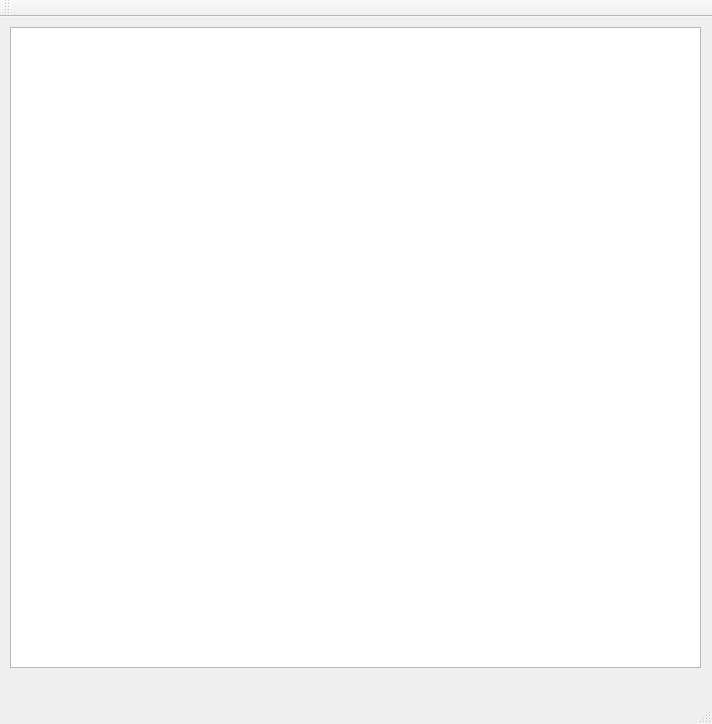
<?xml version="1.0" encoding="UTF-8"?>
<ui version="4.0">
 <class>MainWindow</class>
 <widget class="QMainWindow" name="MainWindow">
  <property name="geometry">
   <rect>
    <x>0</x>
    <y>0</y>
    <width>712</width>
    <height>724</height>
   </rect>
  </property>
  <property name="windowTitle">
   <string>MainWindow</string>
  </property>
  <widget class="QWidget" name="centralWidget">
   <widget class="QTableView" name="tvMain">
    <property name="geometry">
     <rect>
      <x>10</x>
      <y>10</y>
      <width>691</width>
      <height>641</height>
     </rect>
    </property>
   </widget>
  </widget>
  <widget class="QMenuBar" name="menuBar">
   <property name="geometry">
    <rect>
     <x>0</x>
     <y>0</y>
     <width>712</width>
     <height>20</height>
    </rect>
   </property>
  </widget>
  <widget class="QToolBar" name="mainToolBar">
   <attribute name="toolBarArea">
    <enum>TopToolBarArea</enum>
   </attribute>
   <attribute name="toolBarBreak">
    <bool>false</bool>
   </attribute>
  </widget>
  <widget class="QStatusBar" name="statusBar"/>
 </widget>
 <layoutdefault spacing="6" margin="11"/>
 <resources/>
 <connections/>
</ui>
